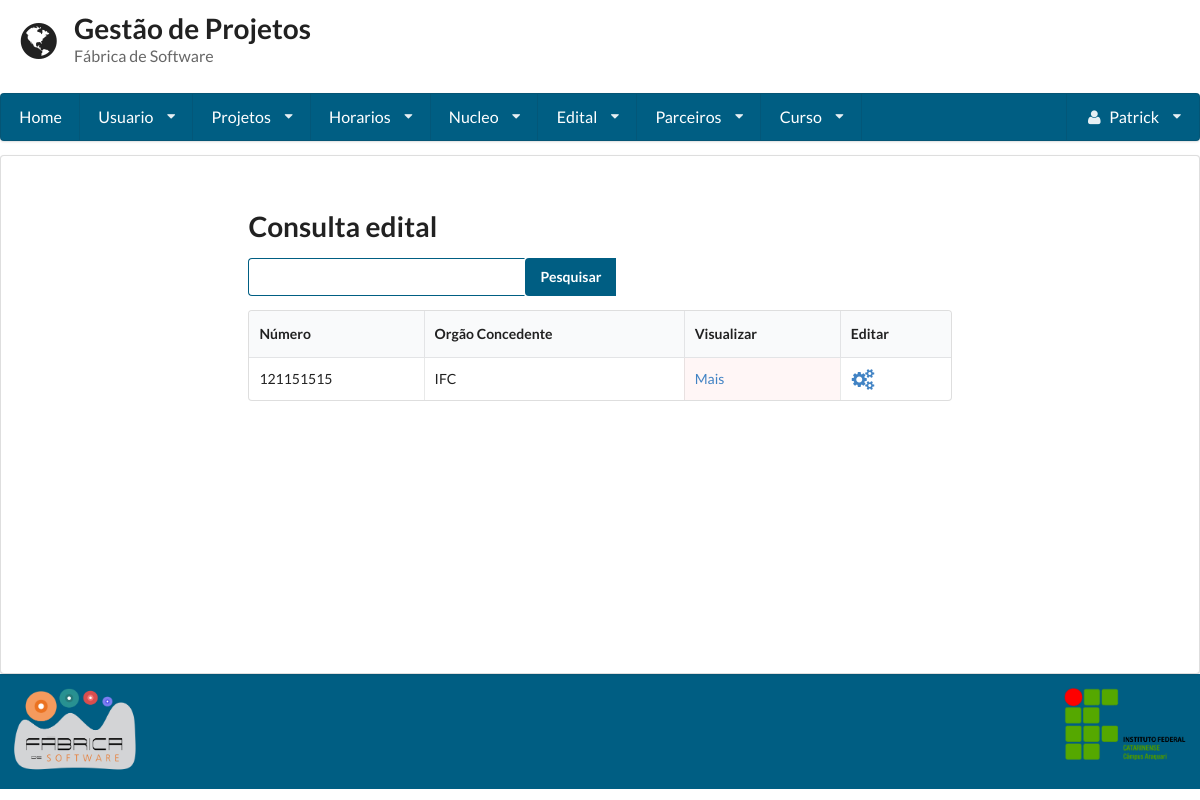
/consulta_edital/ (signed in), run on an earlier commit of the app's database.
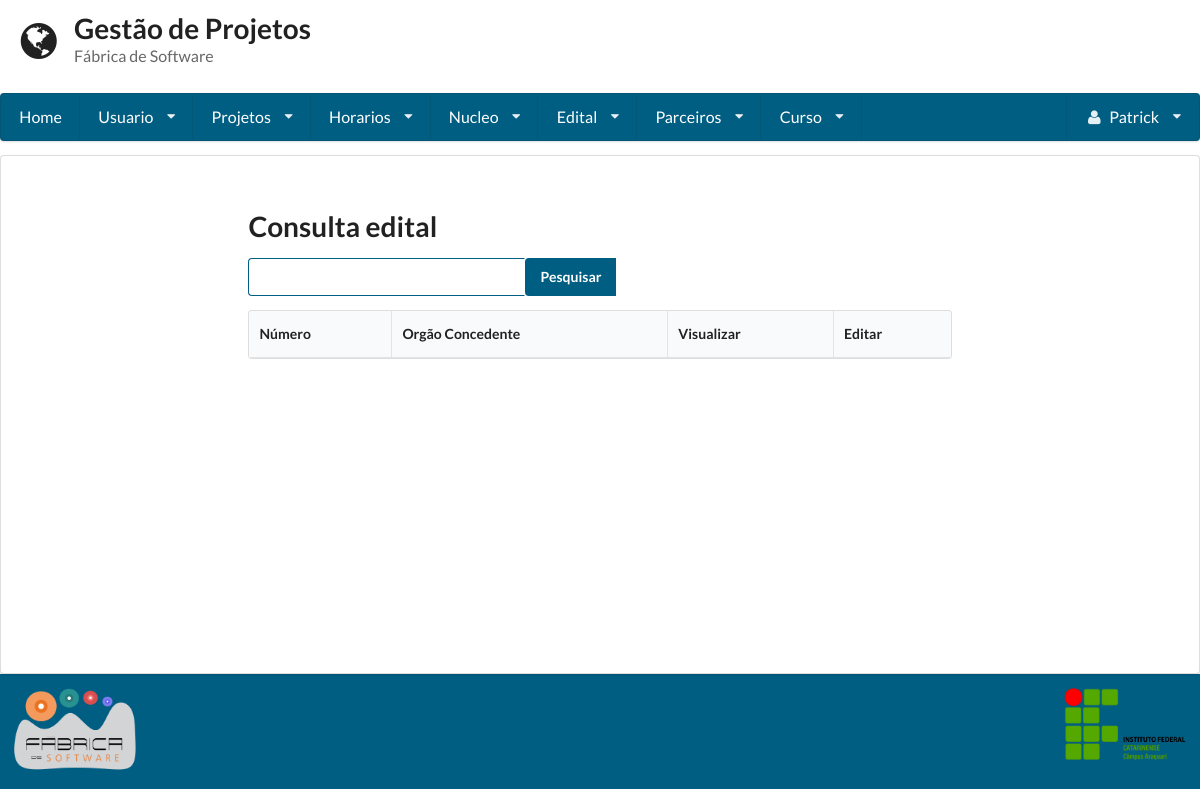
And on a later commit of the database.
### gestaoapp/models/edital.py (models this page shows, shortened)
class Edital(models.Model):
    numero = models.IntegerField(unique=True)
    orgao_concedente = models.CharField(max_length=255)
    dt_inicio = models.DateField()
    dt_termino = models.DateField()
    url_edital = models.URLField(max_length=200)
    verba = models.FloatField()
    qtd_bolsa = models.IntegerField()

### gestaoapp/views/edital.py (the view, shortened to what this page needs)
# urls.py: url(r'^consulta_edital/', ConsultaEdital.as_view()),
class ConsultaEdital(LoginRequiredMixin, View):
    template = 'edital/consulta.html'
    def get(self, request):
        form = Busca()
        edital = Edital.objects.all()
        return render(request, self.template, {'editals': edital, "form": form})

### gestaoapp/forms/busca.py
class Busca(forms.Form):
	nome = forms.CharField(label='Buscar', widget=forms.TextInput)

### gestaoapp/templates/edital/consulta.html (shortened to what this page needs)
{% extends 'base.html'%}
{% block conteudo%}
<form method='POST' action='/consulta_edital/' class="ui form">
 	<h1 class=" ui header">Consulta edital</h1>
 	<div class="ui action input">
  		{{form.nome}}
	    <input type="submit" value="Pesquisar" class='icon search'>
	</div>
</form>
<table class="ui celled table">
	<thead>
		<tr>
			<th>Número</th>
			<th>Orgão Concedente</th>
			{% if user.is_superuser %}
				<th>Visualizar</th>
				<th>Editar</th>
			{% endif %}
		</tr>
	</thead>
	<tbody>
	{% for edital in editals %}
		<tr>
			<td>{{edital.numero}}</td>
			<td>{{edital.orgao_concedente}}</td>
			{% if user.is_superuser %}
				<td class="negative"><a href="../visualizar_edital/{{edital.id}}">Mais</a></td>
				<td><a href="../editar_edital/{{edital.id}}"><i class="settings large icon"></a></td>
			{% endif %}
		</tr>
	{% endfor %}
	</tbody>
</table>
{%endblock%}

What changed in the data, as far as the page shows it:
removed Edital: numero "121151515", orgao_concedente "IFC"
